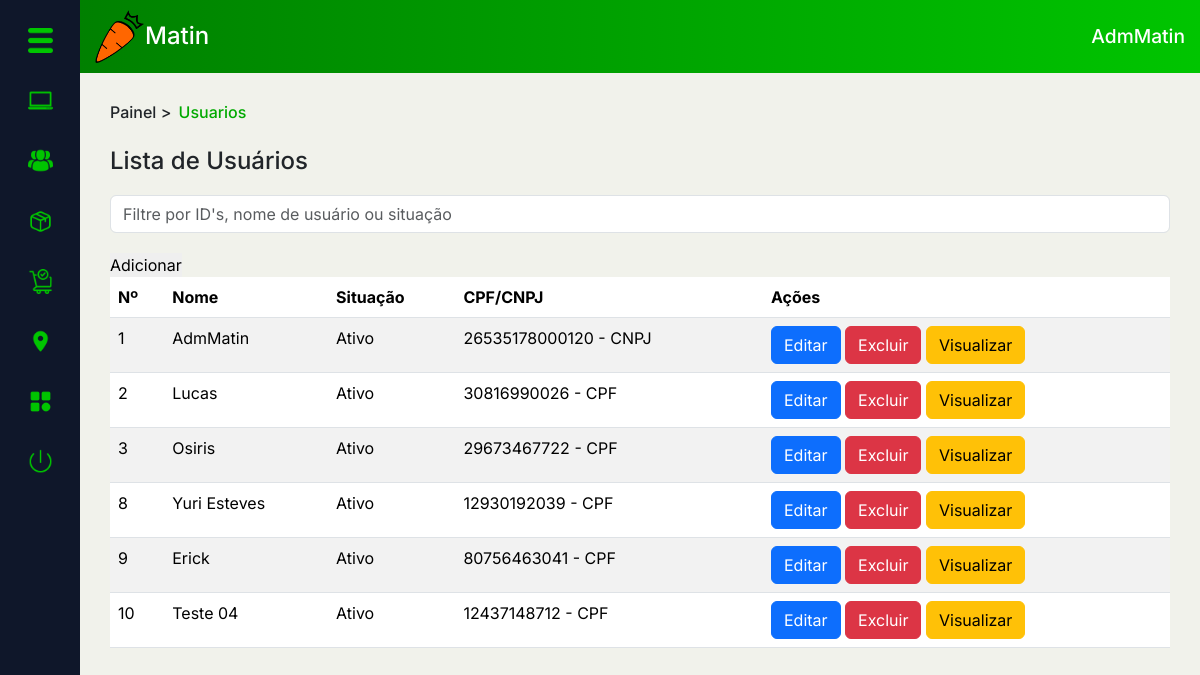
The page /PAGES/dashboard.php?page=usu_list (signed in) on the database its author committed.
### tables this page shows
CREATE TABLE `usuario` (
  `idUsu` int(11) NOT NULL,
  `nome_usu` varchar(50) NOT NULL,
  `ativo` enum('0','1') NOT NULL DEFAULT '1',
  `data_criacao` date NOT NULL,
  `email_usu` varchar(100) NOT NULL,
  `senha_usu` varchar(45) NOT NULL,
  `tel_usu` varchar(45) NOT NULL,
  `fotos_usu` varchar(45) NOT NULL DEFAULT 'sem_foto.png',
  `premium` enum('0','1') NOT NULL,
  `NR` varchar(45) NOT NULL,
  `comp` varchar(45) NOT NULL,
  `TCIR` enum('CPF','CNPJ') NOT NULL,
  `NRCIR` varchar(45) NOT NULL,
  `nvl_usu` enum('A','F','C') NOT NULL DEFAULT 'C',
  `Local_CEP` int(11) NOT NULL,
  `tipoLocal` enum('casa','trabalho') NOT NULL,
  `infoAddLocal` varchar(100) NOT NULL,
  `qnt_vendas_usuario` int(11) NOT NULL DEFAULT 0,
  `visto_por_ultimo` datetime DEFAULT NULL,
  `usu_online` tinyint(1) DEFAULT 0
);

### MODEL/autenticacao.php (called while the page is built, shortened)
<?php
function pegarIDUsuario(){
    return $_SESSION['idUsu'];
}
?>

### PAGES/DASHBOARD/usu_list.php (the view, shortened to what this page needs)
<div class="conteudo" id="conteudo2">
    <div class="top-cont">
        <div class="local">
            <h6><a href="../DASHBOARD/adminDash.php">Painel</a> > <mark>Usuarios</mark></h6>
        </div>
    </div>
    <div class="main-cont">
        <div class="main-tit">
            <h4>Lista de Usuários</h4>
        </div>
        <div class="pesq">
            <div class="input-group flex-nowrap search-bar">
                <input type="search" class="form-control" placeholder="Filtre por ID's, nome de usuário ou situação" aria-label="Search" aria-describedby="addon-wrapping">
            </div>
            <a href="?page=add_usu&NdPAdd=1"><button class="btnAdd" type="button">Adicionar</button></a>
        </div>
        <table class="table table-striped">
            <thead>
                <tr>
                    <th scope="col">Nº</th>
                    <th scope="col">Nome</th>
                    <th scope="col">Situação</th>
                    <th scope="col">CPF/CNPJ</th>
                    <th scope="col">Ações</th>
                </tr>
            </thead>
            <tbody>
                <?php
                $selectQ = "SELECT * FROM usuario ORDER BY idUsu";
                $selectP = $cx->prepare($selectQ);
                $selectP->setFetchMode(PDO::FETCH_ASSOC);
                $selectP->execute();
                $total = $selectP->rowCount();
                if ($total == 0) {
                    echo "<p class='txtVermelho'>Não há registros no momento...</p>";
                } else {
                    while ($dados = $selectP->fetch()) {
                        echo "<tr>";
                        echo "<td scope='row'>{$dados['idUsu']}</td>";
                        echo "<td>{$dados['nome_usu']}</td>";
                        if ($dados['ativo'] == 1) {
                            echo "<td class='txtVerde'>Ativo</td>";
                        } else {
                            echo "<td class='txtVermelho'>Bloqueado</td>";
                        }
                        echo "<td>{$dados['NRCIR']} - {$dados['TCIR']}</td>";
                        echo "<td><a href='#'><button type='button' class='btn btn-primary'>Editar</button></a> <a href='#'><button type='button' class='btn btn-danger'>Excluir</button></a> <a href='#'><button type='button' class='btn btn-warning'>Visualizar</button></a></td>";
                        echo "</tr>";
                    }
                }
                ?>
            </tbody>
        </table>
    </div>
</div>

### PAGES/DASHBOARD/headerDash.php (shortened to what this page needs)
<?php
if (isset($idUsu)) {
    $selectQ = "SELECT * FROM usuario WHERE idUsu = $idUsu";
    $selectP = $cx->prepare($selectQ);
    $selectP->execute();
    $dados = $selectP->fetch(PDO::FETCH_ASSOC);
}
?>
<nav class="d-flex justify-content-between align-items-center header">
    <a href="../index.php">
        <div class="logo">
            <figure>
                <img src="../IMAGES/matin-logo-png.png" alt="Matin">
            </figure>
            <h1>Matin</h1>
        </div>
    </a>
    <div class="usuario">
        <h1><?php echo $dados['nome_usu'] ?></h1>
    </div>
</nav>

### ASSETS/GERAL.css (style rules this page uses)
:root { --preto00: black; --pretoAzulado: #0F172A; --branco00: white; --cinza00: #C1C1C1; --cinza01: #898989; --cinza02: #D9D9D9; --cinza03: #EAEAEA; --cinza04: #ABABAB; --laranja00: #FF6600; --laranja01: #FF9F5F; --laranjaClaro: #FFE0CC; --laranjaPressed: #d66215; --vermelho00: #FF2A2A; --vermelhoAviso: #B00000; --azulClaro: #009EBB; --verde00: #008000; --verde01: #00C500; --verde02: #00AA00; --verdePressed: #035f03; --bege00: #F1F2EB; --bege01: #F5FBEF; --bege02: #E5E0E0; --bege03: #F2EEEB; --fonte01: 'Inter', serif; }

### ASSETS/PAGINAS-CSS/dashboard.css (style rules this page uses)
body { background-color: var(--bege00) !important; }

### PAGES/DASHBOARD/sidebarDash.php (style rules this page uses)
h6, h5 { margin: 0 !important; }
img { width: 25px; }

### PAGES/DASHBOARD/headerDash.php (style rules this page uses)
.header { background: linear-gradient(to right, var(--verde00), var(--verde01)); padding: 10px 15px; width: 100%; }
a { margin: 0; text-decoration: none; }
figure, h1 { margin: 0; }
nav .logo h1 { font-size: 1.5em; color: var(--branco00); }
.usuario, .logo { display: flex; align-items: center; }
nav .usuario h1 { font-size: 1.2em; color: var(--branco00); }
.logo figure img { width: 50px; }

### PAGES/DASHBOARD/usu_list.php (style rules this page uses)
#conteudo2 { padding: 30px; }
h6 a { color: var(--preto); text-decoration: none; }
mark { background-color: transparent !important; color: var(--verde02); }
.search-bar { margin: 20px 0 !important; }

### rows shown on the page
usuario: nome_usu "AdmMatin", idUsu "1", ativo "Ativo", NRCIR "26535178000120", TCIR "CNPJ"
usuario: idUsu "2", nome_usu "Lucas", ativo "Ativo", NRCIR "30816990026", TCIR "CPF"
usuario: idUsu "3", nome_usu "Osiris", ativo "Ativo", NRCIR "29673467722", TCIR "CPF"
usuario: idUsu "8", nome_usu "Yuri Esteves", ativo "Ativo", NRCIR "12930192039", TCIR "CPF"
usuario: idUsu "9", nome_usu "Erick", ativo "Ativo", NRCIR "80756463041", TCIR "CPF"
usuario: idUsu "10", nome_usu "Teste 04", ativo "Ativo", NRCIR "12437148712", TCIR "CPF"
